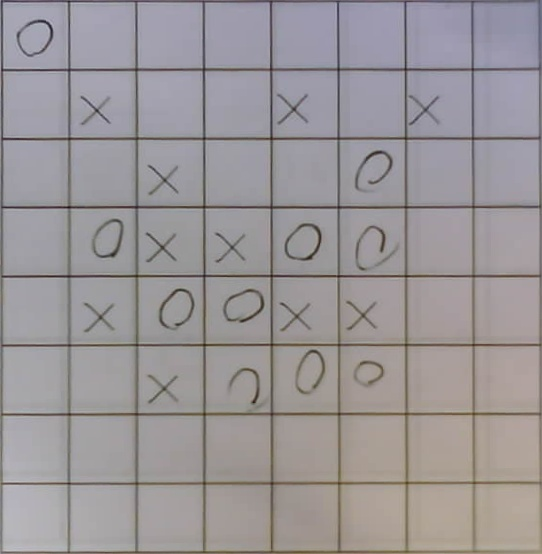
#> input picture res/temp_board.jpg, 542 x 554 px, found by its file name
$ python test_hough.py
#> lines starting #> are read from the running program, lines starting #| are printed output that depends on the picture
import cv2
import numpy as np

# 读取图片
image = cv2.imread('temp/temp_board.jpg', cv2.IMREAD_COLOR)
#> image is the input picture: shape (554, 542, 3); mean B, G, R 152, 149.6, 154.3

# 转换为灰度图像
gray = cv2.cvtColor(image, cv2.COLOR_BGR2GRAY)

# 进行边缘检测
edges = cv2.Canny(gray, 50, 150)
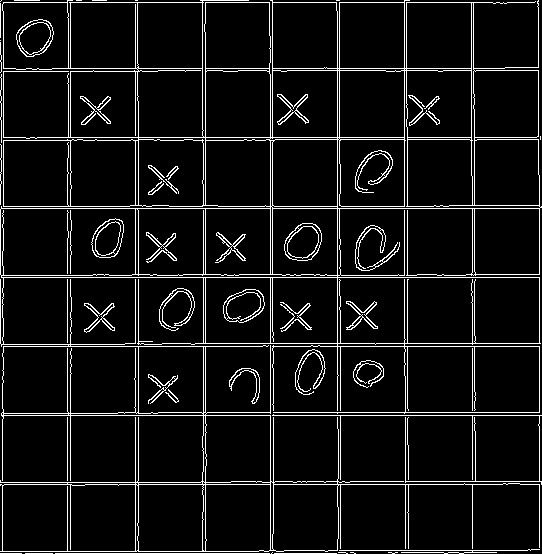
#> edges: shape (554, 542); 7.4% white in thin lines or dots

# 使用霍夫变换检测圆形
circles = cv2.HoughCircles(edges, cv2.HOUGH_GRADIENT, dp=1, minDist=20, param1=50, param2=30, minRadius=10, maxRadius=30)
#> circles = None

# 如果找到圆形，则绘制出来
if circles is not None:
    circles = np.uint16(np.around(circles))
    for i in circles[0, :]:
        # 画出外圆
        cv2.circle(image, (i[0], i[1]), i[2], (0, 255, 0), 2)
        # 画出圆心
        cv2.circle(image, (i[0], i[1]), 2, (0, 0, 255), 3)

# 显示结果
cv2.imshow('Detected Circles', image)
cv2.waitKey(0)
cv2.destroyAllWindows()
